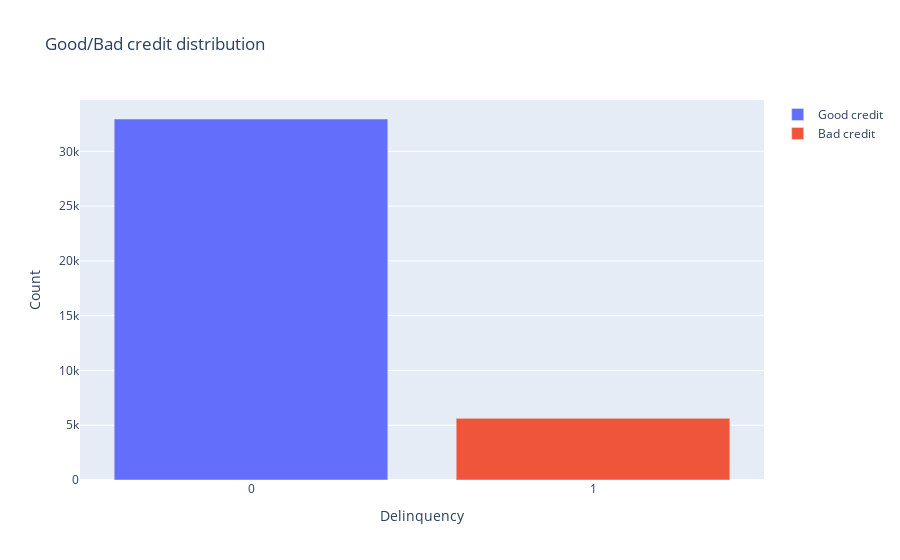

Notebook cell for this chart:
### Code cell
# Univariet analysis for Good vs Bad credit.
#To check the distribution of Good and Bad customers.

tr0 = go.Bar(
            x = df_credit[df_credit["loan_status"]== "0"]["loan_status"].value_counts().index.values,
            y = df_credit[df_credit["loan_status"]== "0"]["loan_status"].value_counts().values,
            name='Good credit'
    )

tr1 = go.Bar(
            x = df_credit[df_credit["loan_status"]== "1"]["loan_status"].value_counts().index.values,
            y = df_credit[df_credit["loan_status"]== "1"]["loan_status"].value_counts().values,
            name='Bad credit'
    )

data = [tr0, tr1]

layout = go.Layout(
    
)

layout = go.Layout(
    yaxis=dict(
        title='Count'
    ),
    xaxis=dict(
        title='Delinquency'
    ),
    title='Good/Bad credit distribution'
)

fig = go.Figure(data=data, layout=layout)

py.iplot(fig, filename='grouped-bar')

### Figure 1 — Plotly figure (JSON) as saved in the notebook; plotly's stock layout.template omitted (floating-point values rounded to 4 significant figures)
{"data": [{"name": "Good credit", "type": "bar", "x": ["0"], "y": [32950]}, {"name": "Bad credit", "type": "bar", "x": ["1"], "y": [5627]}], "layout": {"title": {"text": "Good/Bad credit distribution"}, "xaxis": {"title": {"text": "Delinquency"}}, "yaxis": {"title": {"text": "Count"}}}}
